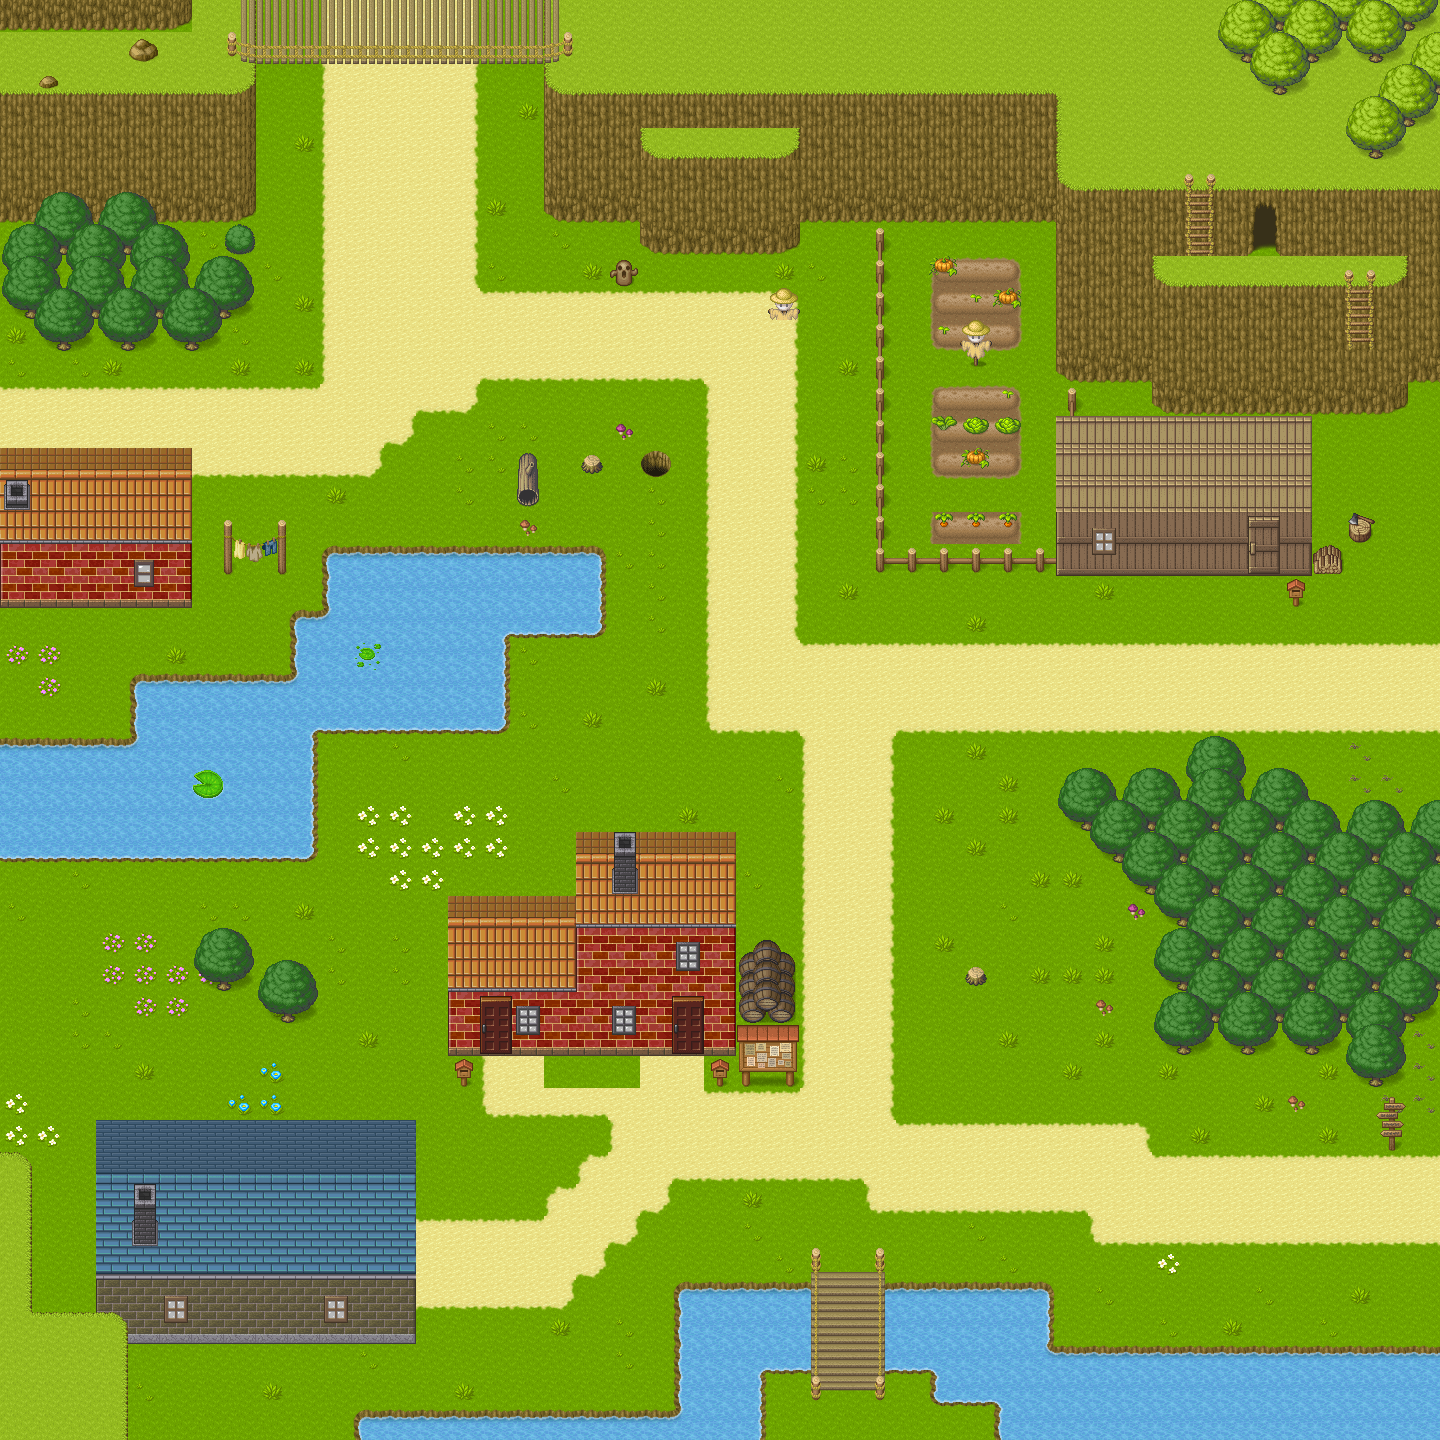

This game map was drawn from its Tiled (.tmx) file and the tilesets committed beside it. A one-line description and the trimmed map source follow:
An orthogonal 45x45 tile map with 32x32 px tiles, 12 tile layers (Ground, Water, Path, Plant, ...), 3 tilesets and 72 objects (61x obj, 8x Props, SpawnPoint, NPC, Action).

<map version="1.4" tiledversion="1.4.3" orientation="orthogonal" renderorder="right-down" width="45" height="45" tilewidth="32" tileheight="32" infinite="0" nextlayerid="18" nextobjectid="77">
 <tileset firstgid="1" source="basic.tsx" />
 <tileset firstgid="1065" source="path.tsx" />
 <tileset firstgid="1113" source="Water.tsx" />
 <layer id="1" name="Ground" width="45" height="45">
  <data>[2025 cells, 2025 non-empty, 1 distinct tile ids]</data>
 </layer>
 <layer id="11" name="Water" width="45" height="45">
  <data>[2025 cells, 193 non-empty, 13 distinct tile ids]</data>
 </layer>
 <layer id="5" name="Path" width="45" height="45">
  <data>[2025 cells, 369 non-empty, 10 distinct tile ids]</data>
 </layer>
 <layer id="4" name="Plant" width="45" height="45">
  <data>[2025 cells, 160 non-empty, 11 distinct tile ids]</data>
 </layer>
 <layer id="15" name="Walkable Bridge" width="45" height="45">
  <data>[2025 cells, 15 non-empty, 9 distinct tile ids]</data>
 </layer>
 <layer id="7" name="House + Structure" width="45" height="45">
  <data>[2025 cells, 212 non-empty, 40 distinct tile ids]</data>
 </layer>
 <layer id="8" name="Housing More" width="45" height="45">
  <data>[2025 cells, 67 non-empty, 30 distinct tile ids]</data>
 </layer>
 <layer id="9" name="Housing even more" width="45" height="45">
  <data>[2025 cells, 16 non-empty, 8 distinct tile ids]</data>
 </layer>
 <layer id="2" name="Mountain" width="45" height="45">
  <data>[2025 cells, 346 non-empty, 16 distinct tile ids]</data>
 </layer>
 <layer id="3" name="Bridge" width="45" height="45">
  <data>[2025 cells, 28 non-empty, 9 distinct tile ids]</data>
 </layer>
 <layer id="12" name="Rocks" width="45" height="45">
  <data>[2025 cells, 2 non-empty, 2 distinct tile ids]</data>
 </layer>
 <layer id="13" name="Hard Plant" width="45" height="45">
  <data>[2025 cells, 157 non-empty, 17 distinct tile ids]</data>
 </layer>
 <objectgroup id="14" name="Obstacle" visible="0">
  <object id="1" name="obj" x="0" y="0" width="256" height="224" />
  <object id="2" name="obj" x="544" y="0" width="896" height="224" />
  <object id="3" name="obj" x="640" y="224" width="160" height="32" />
  <object id="4" name="obj" x="1056" y="224" width="384" height="160" />
  <object id="5" name="obj" x="1152" y="384" width="256" height="32" />
  <object id="6" name="obj" x="1056" y="448" width="256" height="128" />
  <object id="7" name="obj" x="1344" y="512" width="32" height="32" />
  <object id="8" name="obj" x="1312" y="544" width="32" height="32" />
  <object id="9" name="obj" x="1280" y="576" width="32" height="32" />
  <object id="10" name="obj" x="960" y="960" width="32" height="32" />
  <object id="11" name="obj" x="1376" y="1120" width="32" height="32" />
  <object id="12" name="obj" x="448" y="1056" width="32" height="32" />
  <object id="13" name="obj" x="704" y="1056" width="32" height="32" />
  <object id="14" name="obj" x="512" y="448" width="32" height="64" />
  <object id="15" name="obj" x="576" y="448" width="32" height="32" />
  <object id="16" name="obj" x="736" y="960" width="64" height="64" />
  <object id="17" name="obj" x="736" y="1056" width="64" height="32" />
  <object id="18" name="obj" x="96" y="1152" width="320" height="192" />
  <object id="19" name="obj" x="0" y="1152" width="32" height="288" />
  <object id="20" name="obj" x="32" y="1312" width="96" height="128" />
  <object id="21" name="obj" x="256" y="992" width="64" height="32" />
  <object id="22" name="obj" x="192" y="960" width="64" height="32" />
  <object id="23" name="obj" x="224" y="544" width="64" height="32" />
  <object id="24" name="obj" x="0" y="480" width="192" height="128" />
  <object id="25" name="obj" x="0" y="224" width="256" height="96" />
  <object id="26" name="obj" x="32" y="320" width="192" height="32" />
  <object id="28" name="obj" x="1152" y="832" width="288" height="192" />
  <object id="29" name="obj" x="1056" y="800" width="256" height="32" />
  <object id="30" name="obj" x="1184" y="768" width="64" height="32" />
  <object id="31" name="obj" x="1152" y="1024" width="256" height="32" />
  <object id="32" name="obj" x="1344" y="1056" width="64" height="32" />
  <object id="33" name="obj" x="1056" y="1344" width="384" height="96" />
  <object id="34" name="obj" x="880" y="1280" width="176" height="96" />
  <object id="35" name="obj" x="928" y="1376" width="64" height="32" />
  <object id="36" name="obj" x="992" y="1376" width="64" height="64" />
  <object id="37" name="obj" x="352" y="1408" width="320" height="32" />
  <object id="38" name="obj" x="672" y="1280" width="96" height="160" />
  <object id="39" name="obj" x="768" y="1280" width="48" height="96" />
  <object id="40" name="obj" x="808" y="1248" width="16" height="32" />
  <object id="41" name="obj" x="872" y="1248" width="16" height="32" />
  <object id="42" name="obj" x="808" y="1376" width="16" height="32" />
  <object id="43" name="obj" x="872" y="1376" width="16" height="32" />
  <object id="44" name="obj" x="576" y="864" width="160" height="192" />
  <object id="45" name="obj" x="448" y="928" width="128" height="128" />
  <object id="46" name="obj" x="320" y="544" width="288" height="96" />
  <object id="47" name="obj" x="320" y="640" width="192" height="96" />
  <object id="48" name="obj" x="128" y="672" width="192" height="192" />
  <object id="49" name="obj" x="288" y="608" width="32" height="64" />
  <object id="50" name="obj" x="0" y="736" width="128" height="128" />
  <object id="51" name="obj" x="872" y="224" width="16" height="352" />
  <object id="52" name="obj" x="888" y="560" width="168" height="16" />
  <object id="53" name="obj" x="1064" y="384" width="16" height="64" />
  <object id="54" name="obj" x="928" y="256" width="96" height="96" />
  <object id="55" name="obj" x="928" y="384" width="96" height="96" />
  <object id="56" name="obj" x="928" y="512" width="96" height="32" />
  <object id="57" name="obj" x="968" y="360" width="16" height="8" />
  <object id="59" name="obj" x="1088" y="832" width="64" height="32" />
  <object id="60" name="obj" x="1120" y="864" width="32" height="32" />
  <object id="64" name="obj" x="768" y="288" width="32" height="32" />
  <object id="71" name="obj" x="640" y="448" width="32" height="32" />
  <object id="76" name="obj" x="608" y="256" width="32" height="32" />
 </objectgroup>
 <objectgroup id="16" name="Position">
  <object id="62" name="SpawnPoint" x="384" y="320" width="32" height="32" />
 </objectgroup>
 <objectgroup id="17" name="InteractiveObject">
  <object id="65" name="NPC" x="768" y="288" width="32" height="32">
   <properties>
    <property name="Dialogue" value="BobDialogue" />
    <property name="Face" value="NoFace" />
    <property name="NPC Name" value="Bob" />
   </properties>
  </object>
  <object id="66" name="Props" x="1280" y="576" width="32" height="32">
   <properties>
    <property name="Dialogue" value="Mailbox" />
   </properties>
  </object>
  <object id="67" name="Props" x="448" y="1056" width="32" height="32">
   <properties>
    <property name="Dialogue" value="Mailbox" />
   </properties>
  </object>
  <object id="68" name="Props" x="704" y="1056" width="32" height="32">
   <properties>
    <property name="Dialogue" value="Mailbox" />
   </properties>
  </object>
  <object id="69" name="Props" x="1344" y="512" width="32" height="32">
   <properties>
    <property name="Dialogue" value="AxeTreeStump" />
   </properties>
  </object>
  <object id="70" name="Props" x="576" y="448" width="32" height="32">
   <properties>
    <property name="Add Item" value="Potion" />
    <property name="Dialogue" value="TreeStump" />
   </properties>
  </object>
  <object id="72" name="Props" x="640" y="448" width="32" height="32">
   <properties>
    <property name="Dialogue" value="Hole" />
    <property name="Remove Item" value="Potion" />
   </properties>
  </object>
  </objectgroup>
</map>
<!-- 3 of 72 objects omitted -->
